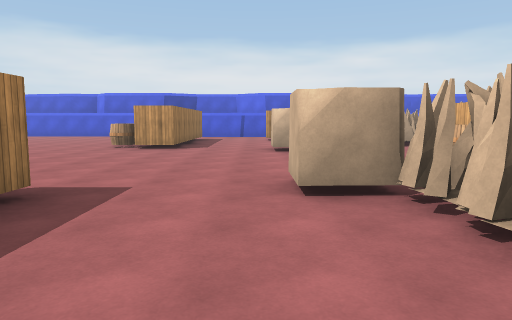
View 1 (above)

24 first-person views from a walk through a Unity game level. The camera is 1.5 m above the floor, tilts 6° down and sees 70° across. The floor is counted in squares, 2 m on a side. Each view is taken from the middle of a square. On the plan, view 1 faces up. The plan holds only what a view shows up to about 11 squares ahead; the rest is blank. The place goes on beyond the plan. The player is left out. Surface patterns are stand-ins for the level's own textures.

View 2
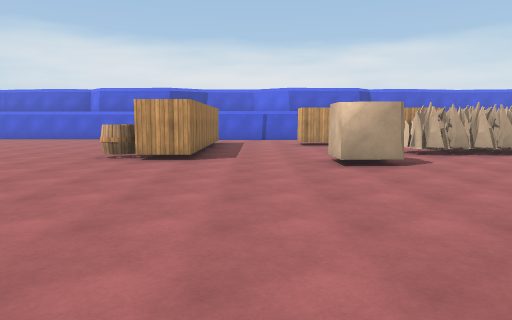

View 3
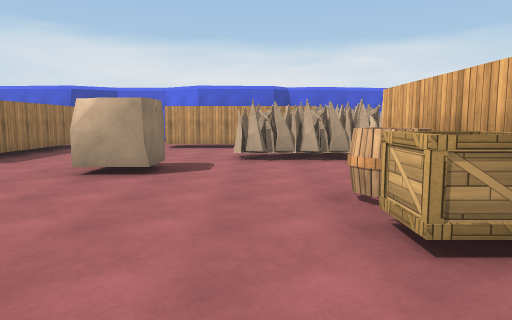

View 4
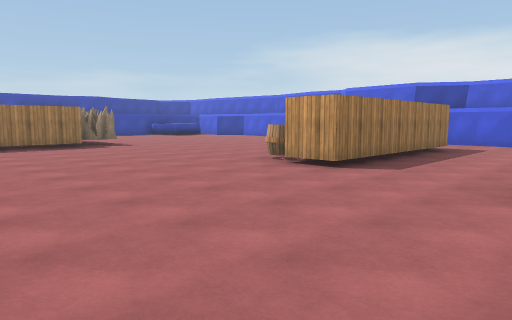

View 5
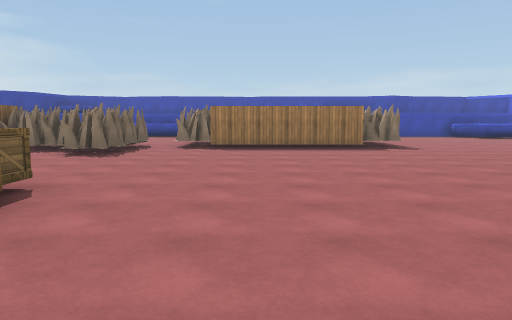

View 6
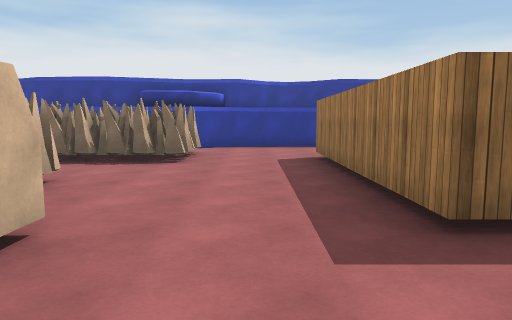

View 7
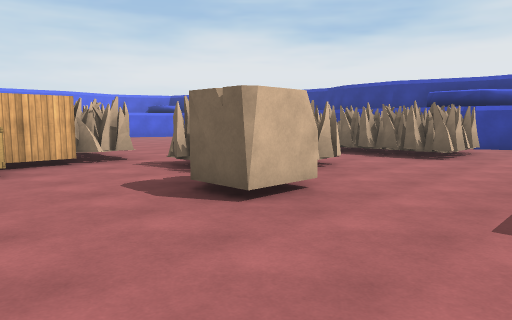

View 8
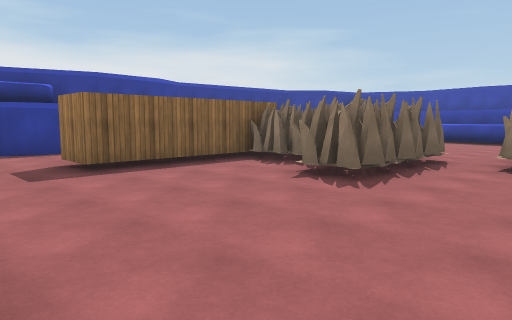

View 9
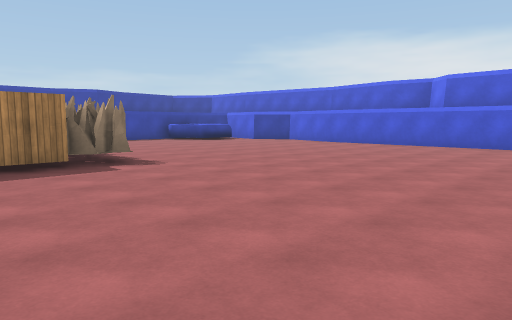

View 10
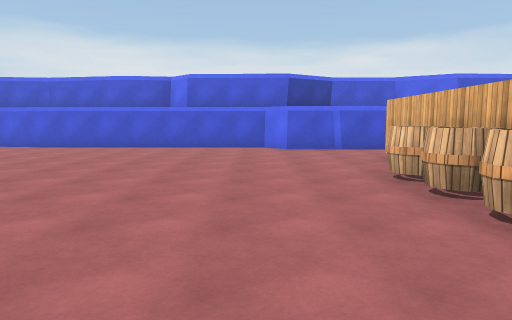

View 11
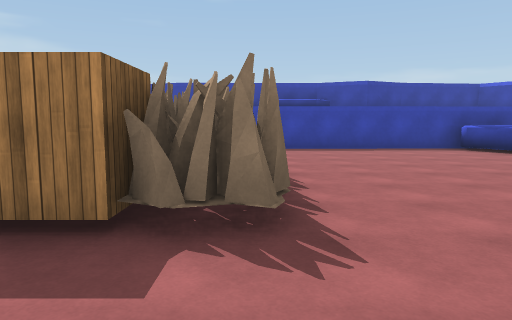

View 12
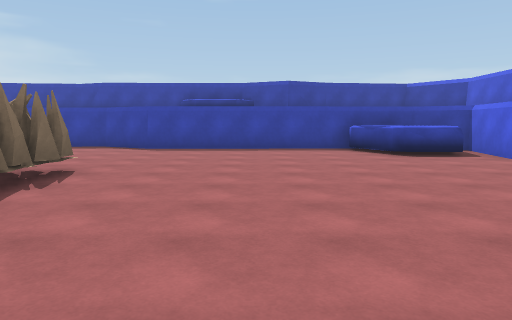

View 13
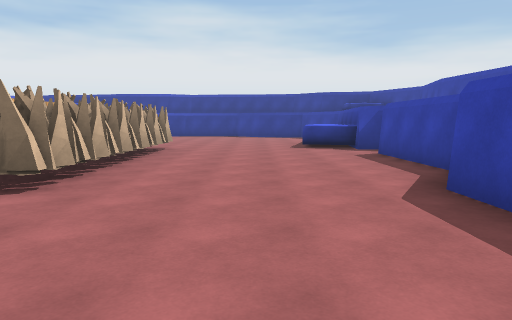

View 14
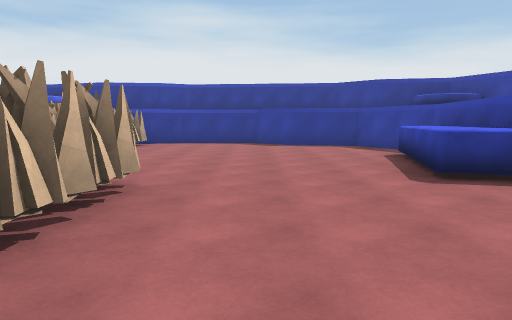

View 15
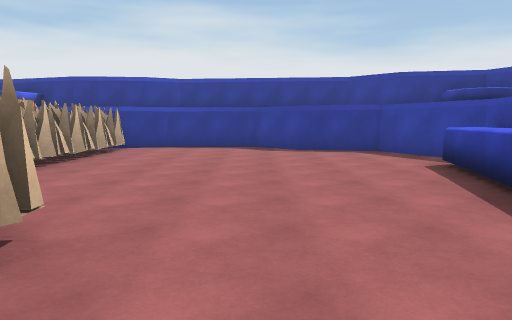

View 16
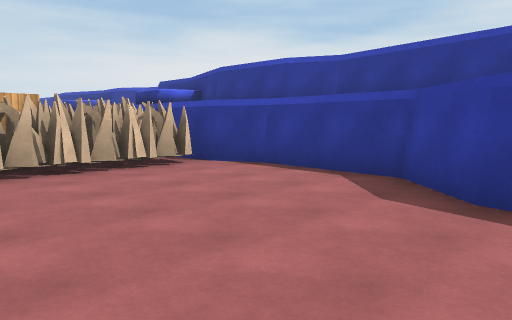

View 17
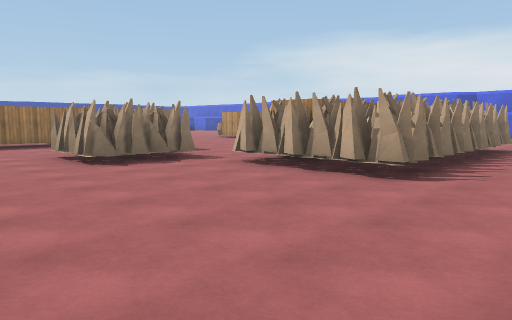

View 18
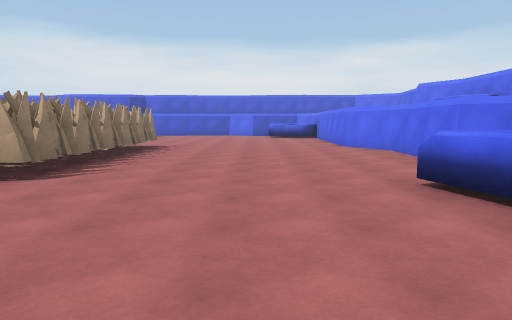

View 19
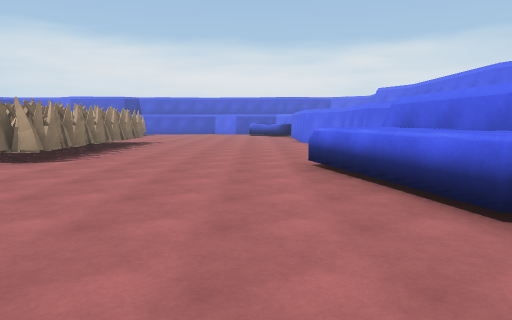

View 20
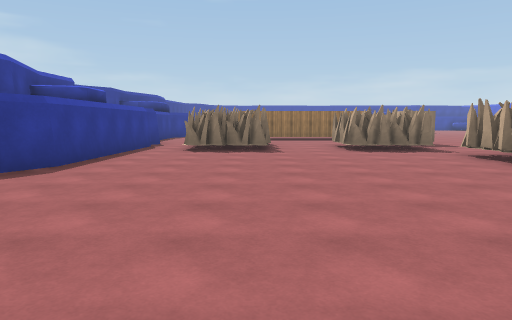

View 21
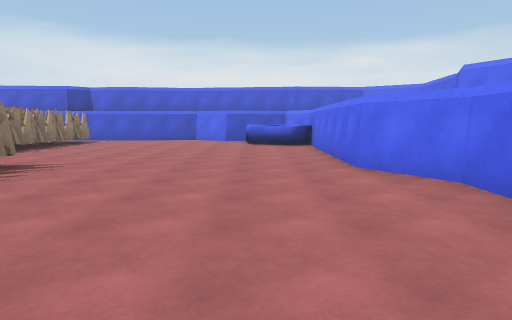

View 22
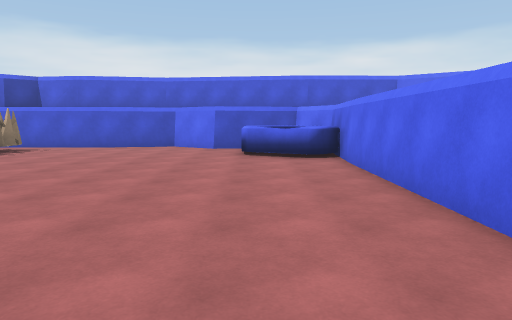

View 23
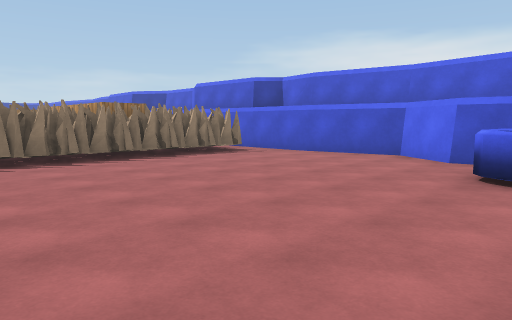

View 24
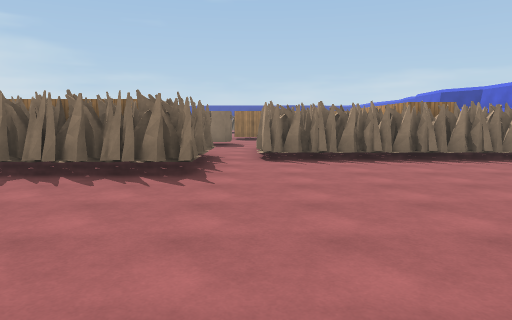

### Floor plan
Points are (right, up) in squares from view 1. A wall is a line through its corners. A room is listed if a view was taken in it or the views show most of it. See-through windows are left out.
Room 1 (views 1, 2, 3, 4, 5, 6, 7, 8, 9, 10, 11, 12, 13, 14, 15, 16, 17, 18, 19, 20, 21, 22, 23, 24)
walls: (-3.4, 3.6) (-2.3, 3.6) (-2.3, -1.8); (-3.3, 11.8) (-3.3, 15.5); (4.7, 4.6) (4.7, 9.1); (-2.3, 15.5) (-2.3, 10.1) (-3.4, 10.1); (3.5, 14.4) (0.4, 14.4); (-11.2, 9) (-10.3, 9) (-10.3, 4.6); (-1.2, 17.9) (-5.1, 18) (-5.8, 18.6) (-11.6, 18.6); (-10, -0.7) (-6, -0.7) (-6, -1.8); (1.8, -4.2) (6.9, -4.4) (7.7, -4.8); (-0.4, -4.9) (0.8, -4.2); (-2.9, -5.1) (-0.3, -5.1); (-6.9, -4.3) (-6.3, -4.2) (-5.6, -4.5); (7.3, 18.6) (4.6, 18.6); (-11.5, 18.6) (-13.7, 19); (13.6, 0.8) (12.9, 3.4); (14.5, 2.6) (14.4, 3.9); (12.7, 15.8) (11.8, 16.1) (11.6, 16.4); (-19.1, 4.2) (-18.7, 3.6) (-17.4, 3.3) (-18.3, -0.4); (15.2, 4.9) (14.5, 5.4) (14.6, 8.5) (13.7, 10) (13.8, 17.4); (-15.3, 18.2) (-17.6, 18.6) (-18.4, 17.3); (-17, 15.8) (-17.5, 15.5); (13.3, 15.4) (12.6, 15.9); (-19.4, 4.2) (-18.8, 4.1) (-19.3, -0.8) (-18.2, -3.3) (-16.1, -3.7) (-15, -4.8) (-12.4, -4.9) (-11.4, -4.4) (-10.1, -4.4); (-16.1, 17.6) (-16.1, 16.1) (-17.1, 15.8); (14, 17.3) (13.2, 18.6) (10.9, 18.2) (9.6, 19) (7, 18.6); (-18.2, 17.5) (-18.2, 10) (-19, 8.5) (-18.9, 5.4)
low walls: (-2.3, -4.9) (-0.4, -4.9)
ways out: opening at (13, 0)
objects: other object (-13, 4); other object (-13, 5) to (-13, 6); other object (-13, 7); other object (-13, 8); other object (-13, 9); other object (-13, 10); other object (-12, 5) to (-12, 6); other object (-12, 7); other object (-12, 8); other object (-12, 9); other object (-12, 10); other object (-11, -4) to (-11, -3); other object (-11, -2); other object (-11, -1); other object (-11, 0); other object (-11, 1); other object (-11, 2); other object (-11, 4); other object (-11, 10); other object (-10, -4) to (-10, -3); other object (-10, -2); other object (-10, 0); other object (-10, 1); other object (-10, 2); other object (-9, -4) to (-9, -3); other object (-9, 2); box (-4, 3); barrel (-4, 11); barrel (-4, 12); barrel (-4, 13); other object (1, -3) to (1, -2); other object (1, -1); other object (1, 4); other object (1, 9) to (1, 10); other object (2, -3) to (2, -2); other object (2, -1); other object (2, 2); other object (2, 3); other object (3, -3) to (3, -2); other object (3, -1); other object (3, 2); other object (3, 3); other object (3, 11) to (3, 12); other object (3, 17); box (4, 6); barrel (4, 8); other object (4, 11) to (4, 12); other object (4, 13); other object (4, 14); other object (4, 16); other object (4, 17); other object (5, 4) to (6, 4); other object (5, 10); other object (5, 11) to (5, 12); other object (5, 13) to (6, 13); other object (5, 14) to (6, 14); other object (5, 15) to (6, 15); other object (5, 16) to (6, 16); other object (5, 17) to (6, 17); other object (6, 5) to (7, 5); other object (6, 6) to (7, 6); other object (6, 7) to (7, 7); other object (6, 8); other object (6, 10); other object (7, 4); other object (7, 8) to (8, 8); other object (7, 9) to (8, 10); other object (8, 4); other object (8, 5); other object (8, 6); other object (8, 7)

Positions as (right, up) in squares from view 1, and headings:
1: (0, 0), facing up
2: (-1, 3), facing up
3: (3, 4), facing up
4: (1, 5), facing up-left
5: (0, 6), facing left
6: (-1, 6), facing down
7: (-2, 7), facing down-right
8: (-4, 5), facing down-left
9: (-4, 7), facing up-left
10: (-6, 8), facing up
11: (-8, 10), facing left
12: (-8, 13), facing left
13: (-16, 14), facing down
14: (-15, 8), facing down
15: (-15, 6), facing down
16: (-17, 0), facing down-right
17: (10, -1), facing up-left
18: (11, -1), facing up
19: (12, -3), facing up
20: (13, -1), facing left
21: (12, 4), facing up
22: (12, 8), facing up
23: (13, 11), facing up-left
24: (13, 11), facing left
